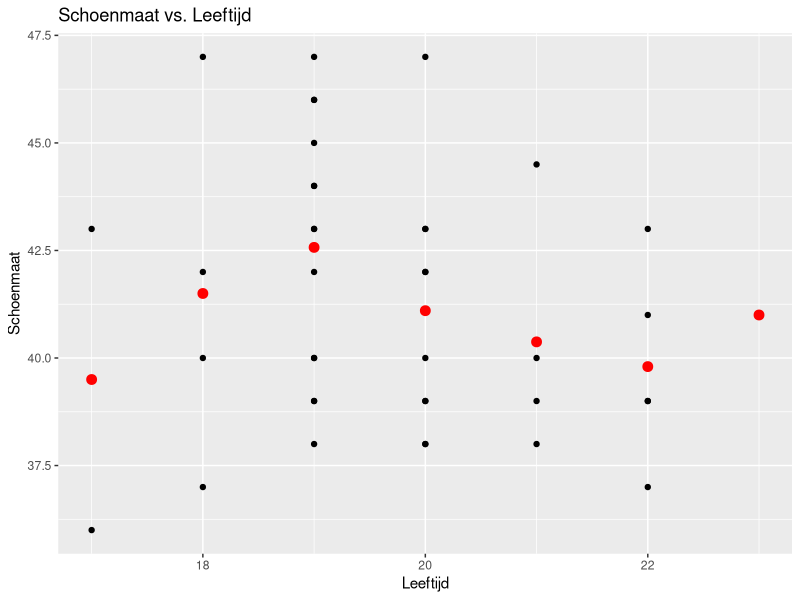
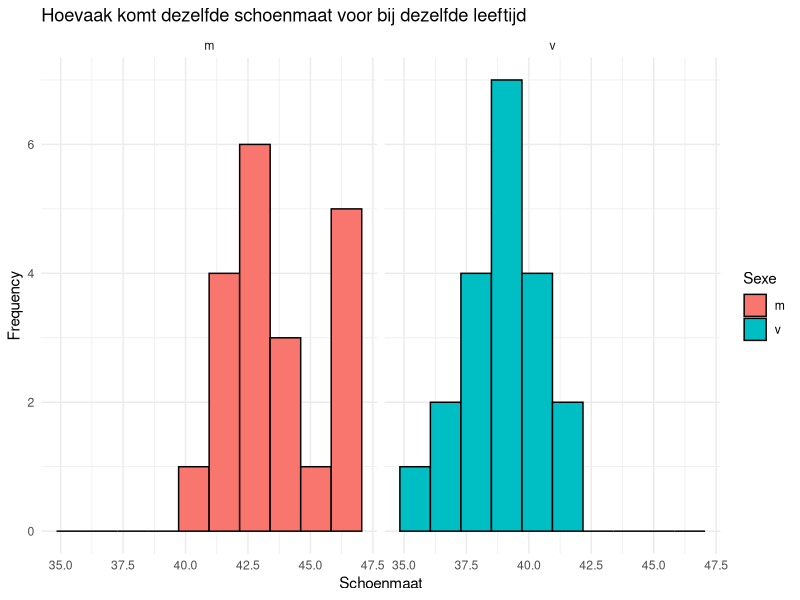
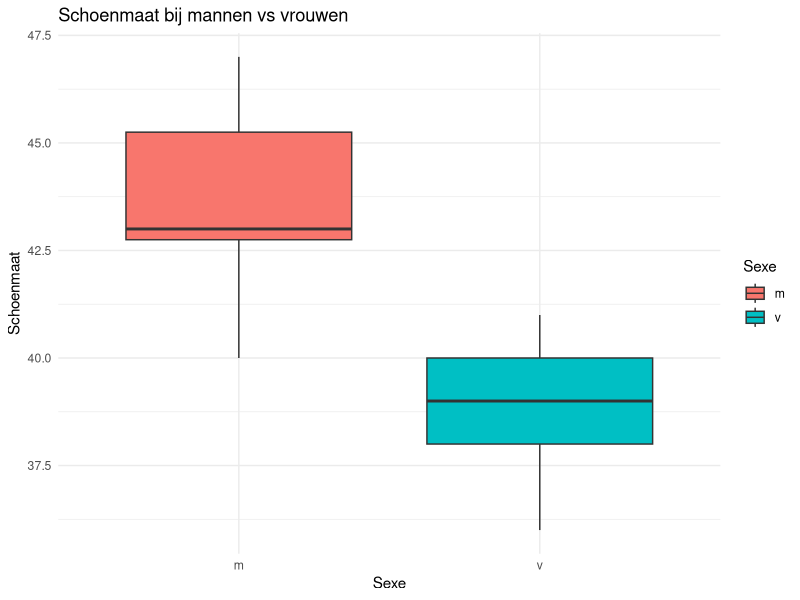
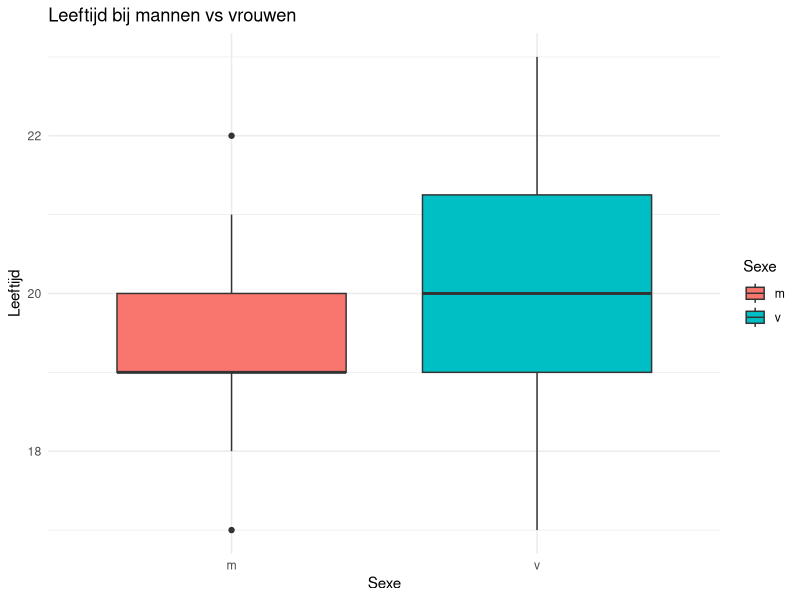

These charts were generated, in order, by the following R code:
## ---- chunk 1
library(ggplot2)
# Load the data
biometric_data <- read.table(file = "schoenmaat.csv",
                             header = TRUE,
                             sep = ",")
 
# Create a scatterplot of Schoenmaat vs. Leeftijd
ggplot(biometric_data, aes(x = Leeftijd, y = Schoenmaat)) +
  geom_point() +
  stat_summary(aes(group = Leeftijd), fun = mean, geom = "point", size = 3, color = "red") +
  labs(x = "Leeftijd", y = "Schoenmaat", title = "Schoenmaat vs. Leeftijd")
## ---- chunk 2
ggplot(biometric_data,
       mapping = aes(x = Schoenmaat, fill = Sexe)) +
    geom_histogram(bins = 10, colour = "black") + # histogram layer with 10 bins
    facet_wrap(~ Sexe) +                       # split plots over gender
    labs(x = "Schoenmaat", y = "Frequency", title = "Hoevaak komt dezelfde schoenmaat voor bij dezelfde leeftijd") +  # labels for x-axis and y-axis
    theme_minimal()

## ---- chunk 3
library(ggplot2)
 
#Load the data
biometric_data <- read.table(file = "schoenmaat.csv",
 header = TRUE,
 sep = ",")
 
# maak de plot en voeg lagen toe
ggplot(biometric_data, 
      mapping = aes(x = Sexe, y = Schoenmaat, fill = Sexe)) +
      geom_boxplot() + # boxplot visualisatie
      labs(x = "Sexe", y = "Schoenmaat", title= "Schoenmaat bij mannen vs vrouwen") + # as-labels
      theme_minimal() # beetje schoner plotje maken
## ---- chunk 4
library(ggplot2)
 
#Load the data
biometric_data <- read.table(file = "schoenmaat.csv",
 header = TRUE,
 sep = ",")
 
# maak de plot en voeg lagen toe
ggplot(biometric_data, mapping = aes(x = Sexe, y = Leeftijd, fill = Sexe)) +
 geom_boxplot() + # boxplot visualisatie
 labs(x = "Sexe", y = "Leeftijd", title= "Leeftijd bij mannen vs vrouwen") + # as-labels
 theme_minimal() # beetje schoner plotje maken
